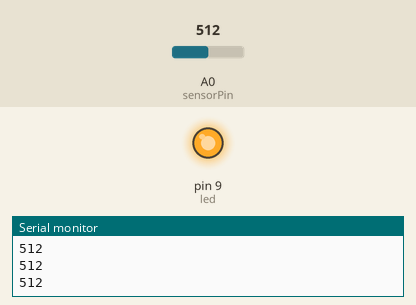
Recording of a sketch running on a simulated Arduino Uno, built with avr-gcc and run on an emulated ATmega328P. Shown: output pins drawn as LEDs (lit = HIGH), the last lines printed to the serial monitor. The test bench sets the inputs (shaded band); at power-on: A0 (sensorPin) = 512.

Above: at 1.3 s.
1.4 s: A0 (sensorPin) set to 35
2.9 s: A0 (sensorPin) set to 32
At 4.2 s:
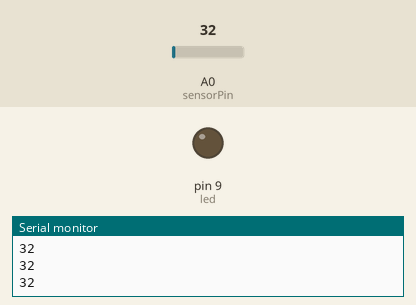
4.5 s: A0 (sensorPin) set to 0
At 5.6 s:
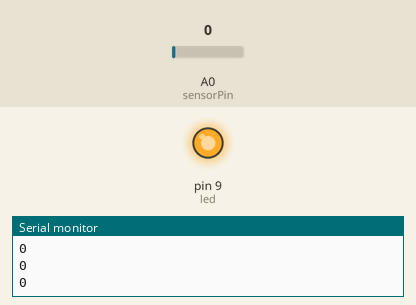
Timing chart, 0 to 7.5 s (numbered marks = the images above; inputs shaded):
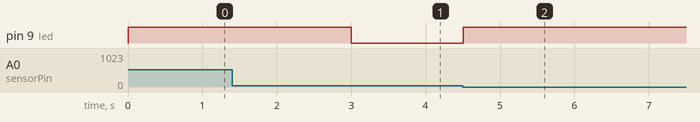

The sketch:

lab05b_crepuscolare.ino
```cpp
/*
Per ottenere l'effetto desiderato bisogna invertire il
comportamento "naturale" della funzione map.
Il LED si accende con un'intensità inversamente proporzionale
al valore letto dalla fotoresistenza.
Sembra non funzionare? Proviamo ad applicare la mappa solo ai valori
rilevati dalla fotoresistenza nelle condizioni in cui proviamo:
aggiungiamo una nuova variabile maxVal, nel setup le assegniamo
il valore letto dal sensore in condizioni di massima luminosità
(meglio se aumentato di qualche unità),
poi applichiamo la mappa all'intervallo (0, maxVal)
*/

int sensorPin = A0;                  // Promemoria: su quale pin (analogico) è il sensore?
int led = 9;                         // Promemoria: su quale pin (digitale, ma PWM) è il LED?
int maxVal;                          // qual è il valore massimo letto dal sensore?

void setup() {
  Serial.begin(9600);                // Apro la comunicazione sulla porta seriale
  pinMode(led, OUTPUT);              // il pin "led" è un rubinetto
  maxVal = 32;                       // il valore massimo letto dal sensore
}

void loop() {
  int val = analogRead(sensorPin);   // Salvo il valore letto dal sensore nella variabile val
  Serial.println(val);               // Stampo il valore val sulla porta seriale
  int quantaLuce = map(val, 0, maxVal, 255, 0); // Riporto il valore a un intervallo accettabile per il LED
  //Serial.println(quantaLuce);        // Stampo il valore quantaLuce sulla porta seriale
  analogWrite(led, quantaLuce);      // Faccio uscire un po' di acqua dal rubinetto
  delay(500);                        // Aspetto mezzo secondo
}
```

Measured:
- the behaviour switches between 33 and 32 on A0 (sensorPin) (found by bisection; images 0 and 1)
- after the input at 2.9 s, pin 9 (led): HIGH → LOW after 0.10 s
- after the input at 4.5 s, pin 9 (led): LOW → HIGH at once
